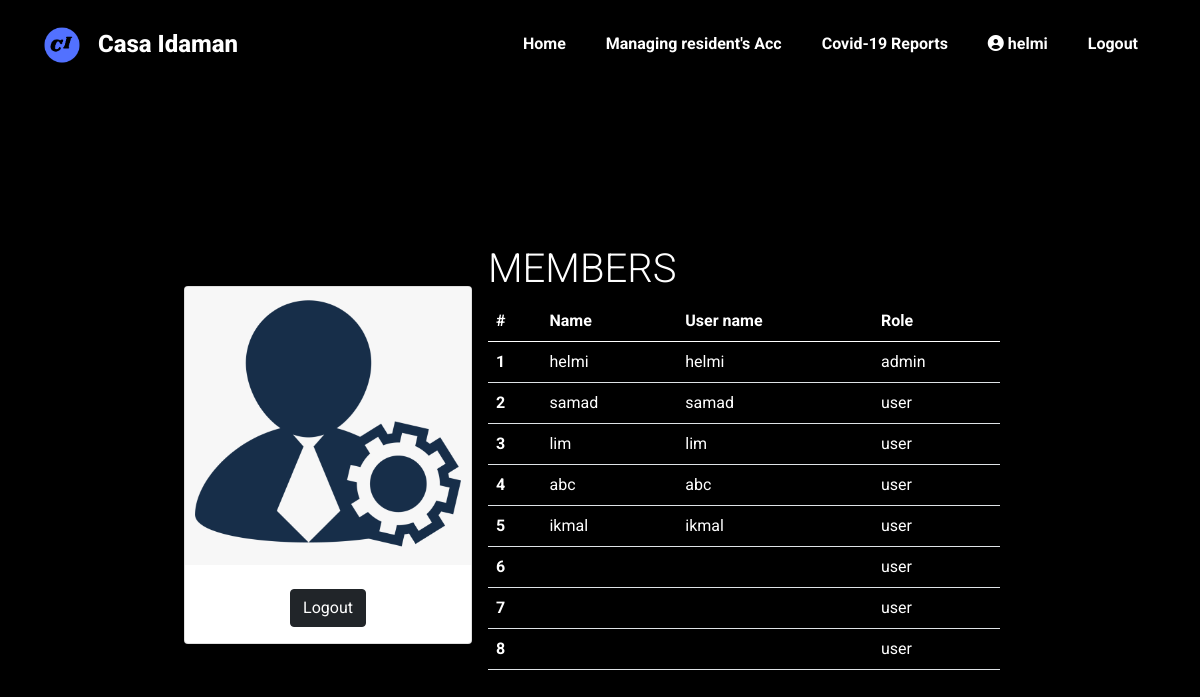
Screenshot of /user/home.php (signed in) with the database file from the repository.
### tables this page shows
CREATE TABLE `users` (
  `id` int(11) NOT NULL,
  `username` varchar(255) NOT NULL,
  `password` varchar(255) NOT NULL,
  `role` enum('user','admin') NOT NULL,
  `fullname` varchar(40) NOT NULL,
  `email` varchar(40) NOT NULL,
  `phonenumber` varchar(40) NOT NULL,
  `homenumber` varchar(40) NOT NULL,
  `photo` varchar(255) NOT NULL
);

### php/members.php (called while the page is built)
<?php
if (isset($_SESSION['username']) && isset($_SESSION['id'])) {
    $sql = "SELECT * FROM users ORDER BY id ASC";
    $res = mysqli_query($conn, $sql);
}else{
	header("Location: login.php");
}

### user/home.php (the view, shortened to what this page needs)
<?php
include "../php/db_conn.php";
if (isset($_SESSION['username']) && isset($_SESSION['id'])) {   ?>
    <!DOCTYPE html>
    <html lang="en">
    <head>
        <link href="https://cdn.jsdelivr.net/npm/bootstrap@5.0.2/dist/css/bootstrap.min.css" rel="stylesheet">
        <link rel="stylesheet" href="https://cdnjs.cloudflare.com/ajax/libs/font-awesome/6.0.0-beta2/css/all.min.css" />
        <link rel="stylesheet" href="../css/main.css">
    </head>
    <body class="text-white " style="background-color:black;">
        <?php if ($_SESSION['role'] == 'admin') { ?>
            <header class="container ">
                <nav class="navbar fixed-top navbar-expand-lg navbar-light  navigation bg-transparent   ">
                    <div class="container">
                        <div style="display: flex; align-items:center;">
                            <a class="navbar-brand" href="#"><img class="logo" src="../pic/casaidaman.png" width="180px" alt=""></a>
                            <h3 class="title" style="font-weight: 800; font-size: 24px; color: #ffffff; ">Casa Idaman</h3>
                        </div>
                        <div class="collapse navbar-collapse" id="navbarNav">
                            <ul class="navbar-nav ms-auto ">
                                <li class="nav-item navi">
                                    <a class="nav-link text-white nav-list " href="../user/home.php">Home</a>
                                </li>
                                <li class="nav-item navi">
                                    <a class="nav-link text-white" href="./">Managing resident's Acc</a>
                                </li>
                                <li class="nav-item navi">
                                    <a class="nav-link text-white" href="#">Covid-19 Reports</a>
                                </li>
                                <li class="nav-item navi">
                                    <a class="nav-link text-white nav-list " href="..user/profile.php"><i class="fa-solid fa-circle-user"> </i>
                                        <?php
                                        echo $_SESSION['username']; ?>
                                    </a>
                                </li>
                                <li class="nav-item navi"><a class="nav-link text-white" href="../Login System/logout.php">Logout</a>
                                </li>
                            </ul>
                        </div>
                    </div>
                </nav>
            </header>
            <div class="container d-flex justify-content-center align-items-center text-white" style="min-height: 100vh">
                <div class="card " style="width: 18rem;">
                    <img src="../pic/admin-default.png" class="card-img-top" alt="admin image">
                    <div class="card-body text-center">
                        <a href="logout.php" class="btn btn-dark">Logout</a>
                    </div>
                </div>
                <div class="p-3">
                    <?php include '../php/members.php';
                    if (mysqli_num_rows($res) > 0) { ?>
                        <h1 class="display-4 fs-1">Members</h1>
                        <table class="table text-white" style="width: 32rem;">
                            <thead>
                                <tr>
                                    <th scope="col">#</th>
                                    <th scope="col">Name</th>
                                    <th scope="col">User name</th>
                                    <th scope="col">Role</th>
                                </tr>
                            </thead>
                            <tbody>
                                <?php
                                $i = 1;
                                while ($rows = mysqli_fetch_assoc($res)) { ?>
                                    <tr>
                                        <th scope="row"><?= $i ?></th>
                                        <td><?= $rows['username'] ?></td>
                                        <td><?= $rows['username'] ?></td>
                                        <td><?= $rows['role'] ?></td>
                                    </tr>
                                <?php $i++;
                                } ?>
                            </tbody>
                        </table>
                    <?php } ?>
                </div>
            </div>
        <?php } ?>
    </body>
    </html><?php } else {
            header("Location: login.php");
        } ?>

### css/main.css (style rules this page uses)
html { overflow-x: hidden; scroll-padding-top: 9rem; scroll-behavior: smooth; }
body { font-family: 'Roboto', 'sans-serif'; background-color: #ffffff; }
h1 { text-transform: uppercase; font-size: 10px; }
h3 { margin-bottom: 0.1rem; }
.logo { width: 40px; }
.navigation { padding: 20px; background-color: #010103; background-size: cover; background-repeat: no-repeat; background-attachment: fixed; background: linear-gradient(rgba(0, 0, 0, 0.9), rgba(0, 0, 0, 0.8)); z-index: 3; }
.navigation ul li { margin: 0 12px; font-weight: bold; }
.navi ::after { content: ''; width: 0%; height: 2px; background-color: #d3ad7f; display: block; margin: auto; transition: all 0.5s; }
html body { padding-top: 65px; }

### rows the page displays
users: username "helmi", role "admin"
users: username "samad", role "user"
users: username "lim", role "user"
users: username "abc", role "user"
users: username "ikmal", role "user"
users: role "user"
users: role "user"
users: role "user"

### other values shown
$_SESSION['username'] "helmi"
